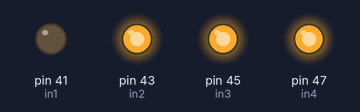
The sketch below on a simulated Arduino Mega 2560, built with avr-gcc and run on an emulated ATmega2560. Parts: output pins drawn as LEDs (lit = HIGH).

Above: at 0.5 s.
At 2.5 s:
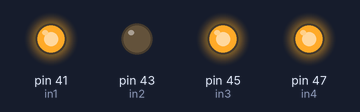
At 4.5 s:
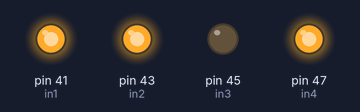
At 6.5 s:
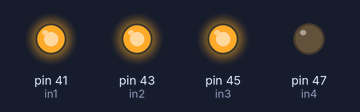
At 9.5 s:
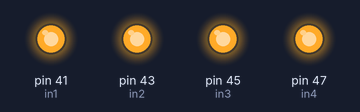
Timing chart, 0 to 10.4 s (numbered marks = the images above):
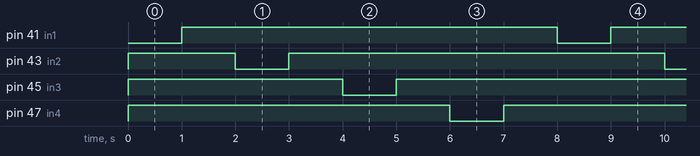

Measured:
- by itself, pin 41 (in1), pin 43 (in2), pin 45 (in3), pin 47 (in4): alternates HIGH for 7.0 s and LOW for 1.0 s
- by itself, everything shown: repeats every 8.0 s, in 8 steps

The sketch:

4relay.ino
```cpp
    int in1 = 41;
    int in2 = 43;
    int in3 = 45;
    int in4 = 47;
    void setup() {
      pinMode(in1, OUTPUT);
      digitalWrite(in1, HIGH);
       pinMode(in2, OUTPUT);
      digitalWrite(in2, HIGH);
       pinMode(in3, OUTPUT);
      digitalWrite(in3, HIGH);
       pinMode(in4, OUTPUT);
      digitalWrite(in4, HIGH);
    }
    void loop() {

  digitalWrite(in1, LOW);
  delay(1000);
  digitalWrite(in1, HIGH);
  delay(1000);
   digitalWrite(in2, LOW);
  delay(1000);
  digitalWrite(in2, HIGH);
  delay(1000);
   digitalWrite(in3, LOW);
  delay(1000);
  digitalWrite(in3, HIGH);
  delay(1000);
   digitalWrite(in4, LOW);
  delay(1000);
  digitalWrite(in4, HIGH);
  delay(1000);

    }
```
